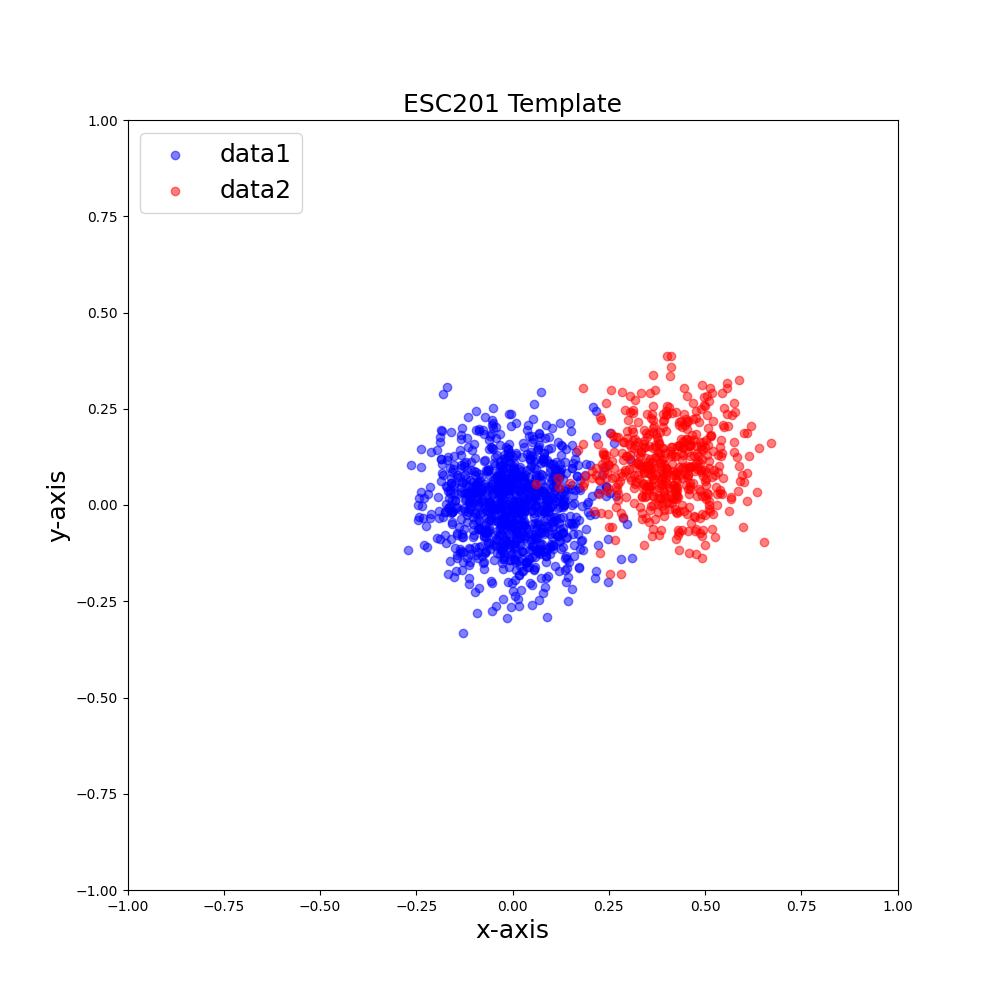

Write the Python code that produced this figure.
#!/usr/bin/env python
# -*- coding: utf-8 -*-

"""Name:      Nachname, Vorname
   Email:     [email redacted]
   Date:      01 February, 2019
   Kurs:      ESC201
   Semester:  FS19
   Week:      2
   Thema:     Keplergleichung
"""

# Futures
from __future__ import print_function

# Each module import gets its own line
import matplotlib.pyplot as plt
import numpy as np

# Multiple functions from the same module can go on one line
# z.B. from subprocess import Popen, PIPE


# Functions_____________________________________________________________________

def hello_world():
    # Print "Hello, world!"
    print("Hello, world!")


def main():
    # Call a function
    hello_world()

    # Create a figure with matplotlib
    fig, ax = plt.subplots(1, 1, figsize=(10,10))

    # Random test data
    x1 = np.random.normal(0, 0.1, 1000)
    y1 = np.random.normal(0, 0.1, 1000)
    # Second set of random data
    x2 = np.random.normal(0.4, 0.1, 500)
    y2 = np.random.normal(0.1, 0.1, 500)

    # Plot the first data set as a scatter plot
    ax.scatter(x1, y1, color='blue', alpha=0.5, label='data1')
    # Plot the second data set
    ax.scatter(x2, y2, color='red', alpha=0.5, label='data2')

    # Change the axes labels
    ax.set_xlabel('x-axis', fontsize=18)
    ax.set_ylabel('y-axis', fontsize=18)

    # Give the figure a title
    ax.set_title('ESC201 Template', fontsize=18)

    # Set axes limits
    lim = 1.0
    ax.set_xlim(-lim, lim)
    ax.set_ylim(-lim, lim)

    # Force equal aspect ratio
    ax.set_aspect('equal')

    # Grid overlay
    ax.grid(False)

    # Legend
    plt.legend(loc=2, prop={'size': 18})

    # Save the plot if desired
    plt.savefig('template.png', format='png')

    # Display the plot!
    plt.show()



# Main__________________________________________________________________________

if __name__== "__main__":
    main()
